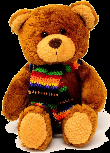
%> input picture videomotion/_run_scripts/data/toyblack.bmp, 110 x 153 px
$ octave MAKE_VIDEO.m   (GNU Octave 9; MATLAB toolbox functions it lacks are replaced by stand-ins)
%> lines starting %> are read from the running program, lines starting %| are printed output that depends on the picture; in (x1, y1, x2, y2) boxes, pixels count from 0 and x2, y2 are one past the last pixel; in counts of white or black regions, pixels touching at a corner belong together; the program's own positions count from 1
clear all; %#ok<CLALL>

workingDir = './';
destdir = './../_run_scripts/data/';
outputVideo = VideoWriter(fullfile(workingDir,'toybearblack.avi'),'Uncompressed AVI');
outputVideo.FrameRate = 25;
open(outputVideo);

% options
r = 30;
w = 190;
h = 190;
rotating_steps = 100;
frozen_steps = 100;

toy = imread([destdir 'toyblack.bmp']);
%> toy is the input picture: size 153x110x3 uint8; mean R, G, B 124.5, 73, 30.1
%[X,map,toyseg] = imread([destdir 'toy.png']);
%toyseg = toyseg == 255;
offsetx = w/2.0;
offsety = h/2.0;
hh = size(toy,1);
%> hh = 153
ww = size(toy,2);
%> ww = 110

angle = -pi/2.0;
jj = 0;
j = 1;
rep = 1;
toy_original = toy;
rot_on_itself = true;

for z = 1:rep*rotating_steps

    if ~rot_on_itself
        x = sqrt( (r*r) / (1.0 + tan(angle)^2) );
        y = - tan(angle) * x;

        if j > round(rotating_steps/2.0)
            x = -x;
            y = -y;
        end
    else
        toy = imrotate(toy_original,rad2deg(pi/2.0+angle));
        mask = imrotate(ones(size(toy_original)),rad2deg(pi/2.0+angle));
        %toyseg2 = imrotate(ones(size(toyseg)),rad2deg(pi/2.0+angle));
        %toyseg2 = toyseg2 == 1;
        mask = mask == 1;
        %toy(~mask) = 255.0;
        [hh,ww,~] = size(toy);
        y = offsety;
        x = offsetx;
    end

    a = round(y - hh/2.0);
    b = a + hh - 1;
    c = round(x - ww/2.0);
    d = c + ww - 1;

    %toyseg2 = repmat(toyseg2,1,1,3);
    %big_mask = false(h,w,3);
    %big_mask(a:b,c:d,1:3) = toyseg2;

    img = uint8(ones(h,w,3) * 255.0 * 0.0);
    %img = imread([destdir 'background.png']);
    %img2 = img;
    img(a:b,c:d,1:3) = toy;
    %img(big_mask) = img2(big_mask);

    writeVideo(outputVideo, img);

    angle = angle + (2.0*pi)/rotating_steps;

    if j == rotating_steps
        for u = 1:frozen_steps
            writeVideo(outputVideo, img);
        end
        if jj == rep
            break
        else
            j = 1;
            jj = jj + 1;
            angle = -pi/2.0;
        end
    else
        j = j + 1;
    end
end
%> this loop made 100 passes
%> pass 2, `toy = imrotate(toy_original,rad2deg(pi/2.0+angle));`:
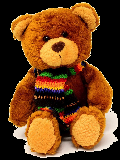
%> toy: size 160x120x3 uint8; mean R, G, B 109.1, 63.9, 26.3
%> pass 3, `toy = imrotate(toy_original,rad2deg(pi/2.0+angle));`:
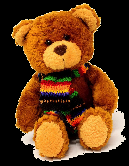
%> toy: size 166x129x3 uint8; mean R, G, B 97.8, 57.3, 23.6
%> after the loop:
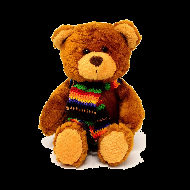
%> img: size 190x190x3 uint8; mean R, G, B 58.1, 34, 14
%> after the loop:
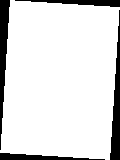
%> mask: size 160x120x3 logical; 87.6% white; 4 black regions, box (x1, y1, x2, y2) and area: (0, 0, 10, 150) 783, (110, 10, 120, 160) 783, (15, 0, 120, 7) 403, (0, 153, 105, 160) 403
%> after the loop:
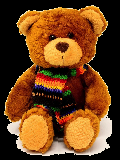
%> toy: size 160x120x3 uint8; mean R, G, B 109.1, 64, 26.4
%> after the loop, angle = -1.57; hh = 160; j = 1; jj = 1; ww = 120; x = 95; y = 95

close(outputVideo);

$ run again, with videomotion/_run_scripts/data/toy.bmp copied over videomotion/_run_scripts/data/toyblack.bmp
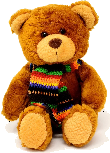
%> input picture videomotion/_run_scripts/data/toy.bmp, 110 x 153 px
%> toy is the input picture: size 153x110x3 uint8; mean R, G, B 196.2, 147.3, 97.8
%> after the loop `for z = 1:rep*rotating_steps`:
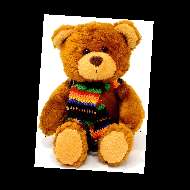
%> img: size 190x190x3 uint8; mean R, G, B 91.5, 68.7, 45.6
%> after the loop `for z = 1:rep*rotating_steps`:
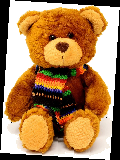
%> toy: size 160x120x3 uint8; mean R, G, B 172, 129.1, 85.7
%> after the loop `for z = 1:rep*rotating_steps`: angle = -1.57; hh = 160; j = 1; ww = 120; x = 95
